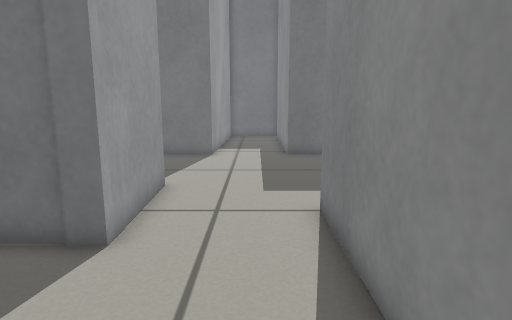
[1] (above)

18 first-person views from a walk through a Gazebo world. The camera is 0.54 m above the floor, tilts 10° down and sees 75° across. The floor is counted in squares, 0.2 m on a side. Each view is taken from the middle of a square. On the plan, view 1 faces up. The plan holds only what a view shows up to about 20 squares ahead; the rest is blank.

[2]
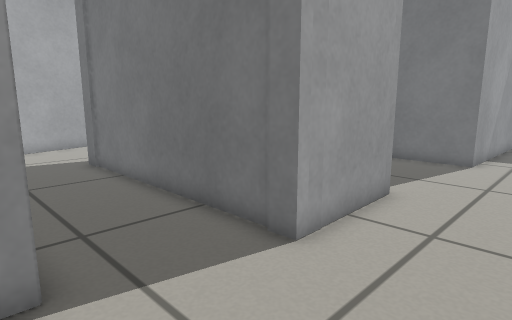

[3]
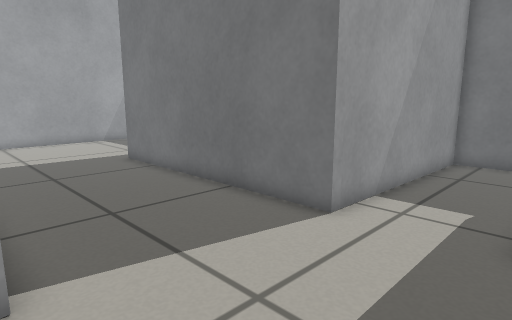

[4]
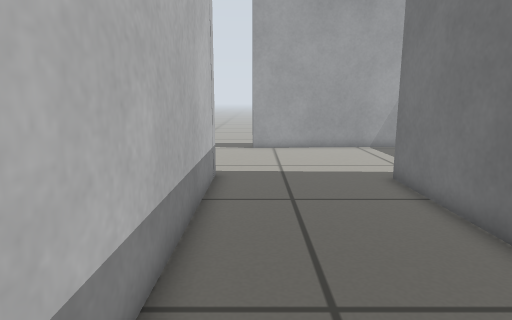

[5]
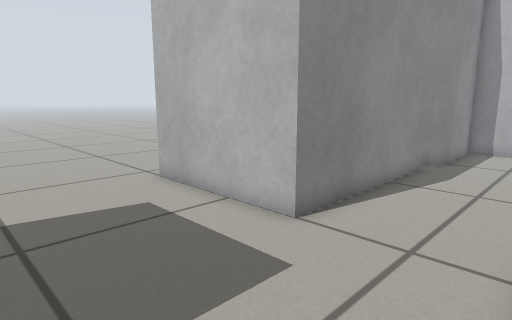

[6]
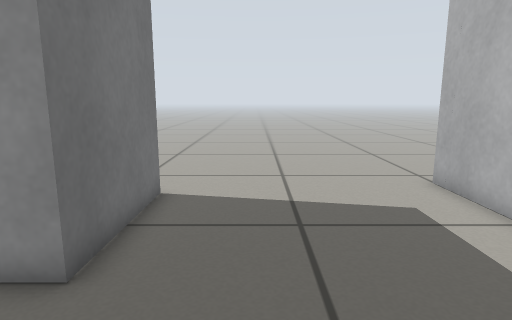

[7]
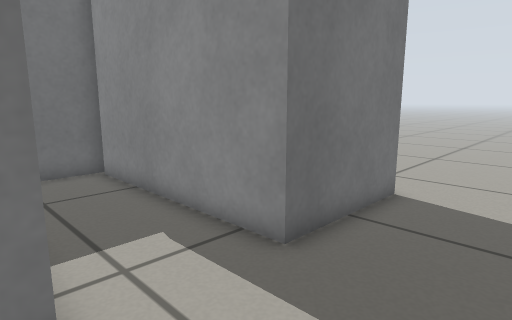

[8]
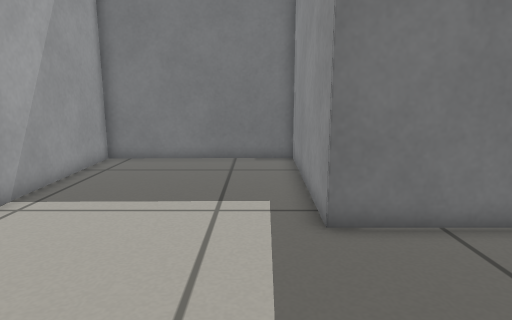

[9]
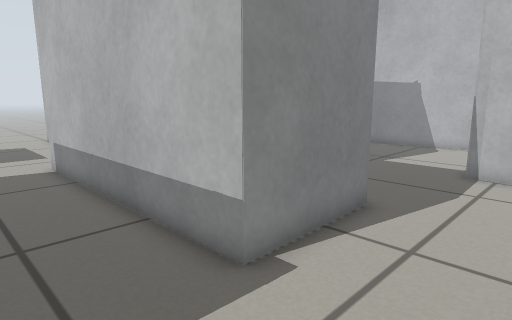

[10]
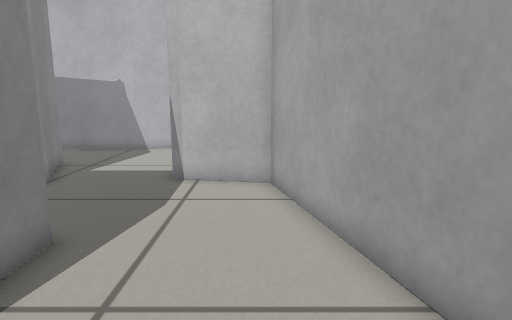

[11]
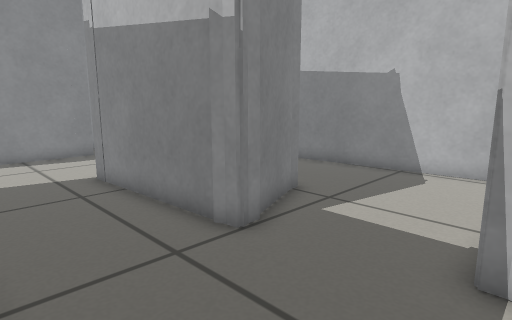

[12]
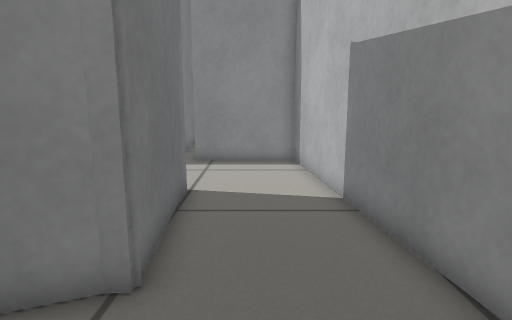

[13]
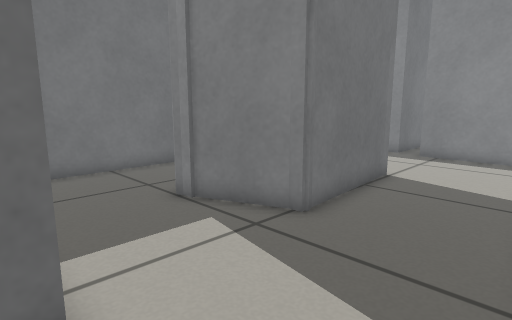

[14]
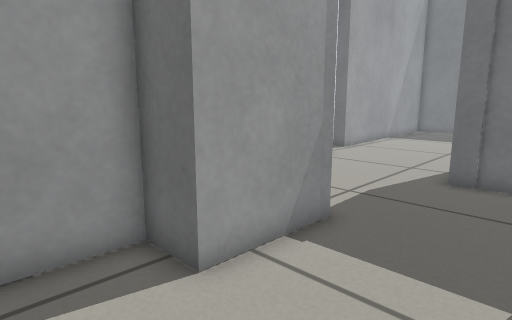

[15]
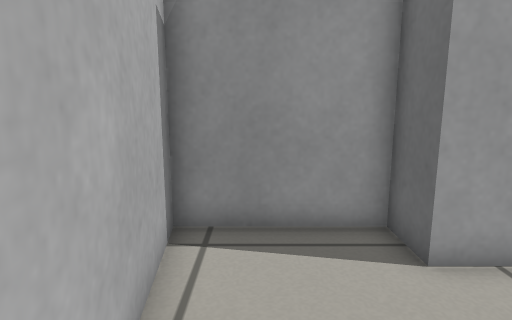

[16]
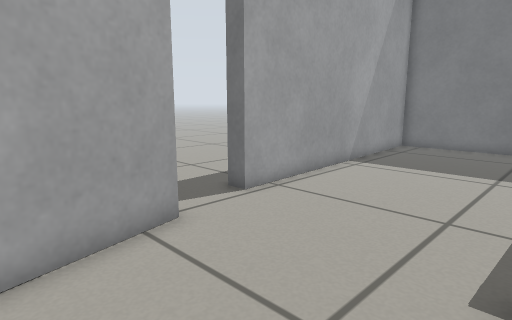

[17]
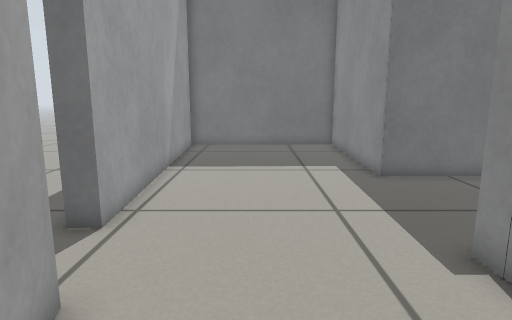

[18]
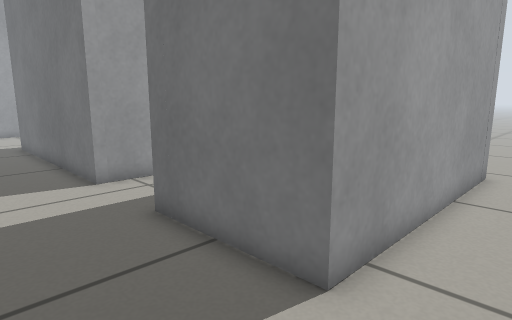

### Floor plan
Points are (right, up) in squares from view 1. A wall is a line through its corners. A room is listed if a view was taken in it or the views show most of it. See-through windows are left out.
Room 1 (views 1, 2, 3, 4, 5, 6, 7, 8, 9, 10, 11, 12, 13, 14, 15, 16, 17, 18)
walls: (-2.9, 10.5) (-2.8, 6) (-14.1, 6) (-14.2, 10.5) (-2.9, 10.5); (-10.9, 1.5) (-3.9, 1.9) (-3.9, 1.4); (-10.8, 0.7) (-10.9, 1.4) (-10.3, 1.6); (-4.3, -1.9) (-9.6, -2.2) (-9.7, -1.8); (-3.9, -1.9) (-4.4, -1.9); (-15.1, 0.3) (-15.1, -3.2) (-16.9, -3.2) (-16.9, -7.8) (1.3, -5.8) (1.2, -1.2) (2, -1.2); (-9.5, -2.2) (-11, 1.3); (-20.6, 9.1) (-18.5, 1.2) (-15, 0.5); (1.6, 0) (1.6, 8.1) (7.9, 8.1); (1.8, 26) (-2, 26) (-2.2, 16.8) (-13.5, 16.8) (-13.2, 25.8) (-22, 25.7) (-21.3, 11.8); (6.6, 26.9) (6.6, 16.8) (1.6, 16.8) (1.6, 25.6)
ways out: opening at (-21.5, 10.5); opening at (9, 9)

Where each view was taken, in squares from view 1:
view 1: 0 up, 0 right, facing up
view 2: 1 up, 1 right, facing up-left
view 3: 10 up, 2 right, facing up-left
view 4: 12 up, 2 left, facing left
view 5: 14 up, 3 left, facing down-right
view 6: 14 up, 3 left, facing right
view 7: 13 up, 3 left, facing up-right
view 8: 10 up, 15 left, facing up
view 9: 14 up, 18 left, facing down-right
view 10: 12 up, 18 left, facing down
view 11: 6 up, 16 left, facing down-right
view 12: 4 down, 14 left, facing right
view 13: 7 down, 16 left, facing up-right
view 14: 6 down, 11 left, facing up-left
view 15: 6 down, 10 left, facing left
view 16: 5 up, 14 left, facing up-left
view 17: 5 up, 18 left, facing up
view 18: 13 up, 9 right, facing up-left
